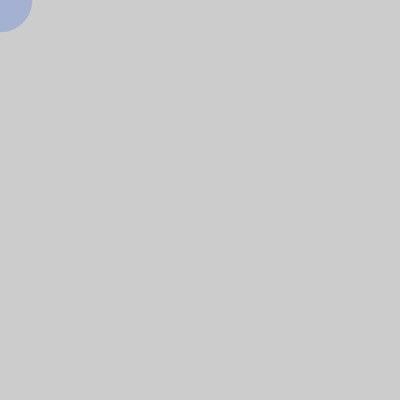
Frame 1 (no input)
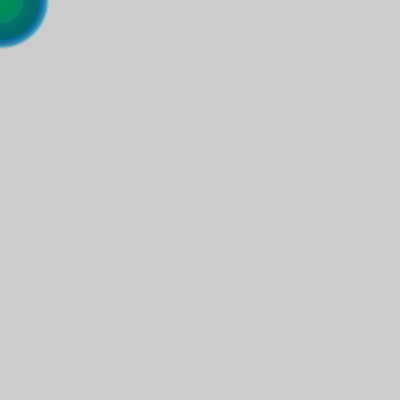
Frame 60 (the mouse pressed at the canvas centre just before this capture)
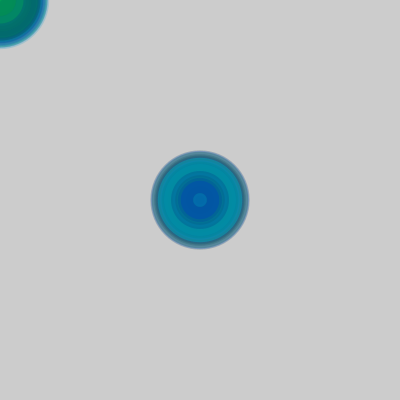
Frame 120 (the mouse held since frame 60 and released just before this capture)

The Processing sketch that drew these frames (run headless with seeded random() and noise(); from frame 60 on, the mouse is pressed at the canvas centre):

// Processing sketch: processing_56329
// ── processing_56329.pde

void setup(){
  size(400, 400);
  frameRate(30);
  smooth();
}
void draw(){

float durchmesser = random(100);
fill(0,random(255),random(255),50);
noStroke();
//stroke(255,255,255);
strokeWeight(random(10));
ellipse(mouseX, mouseY, durchmesser, durchmesser);

}
